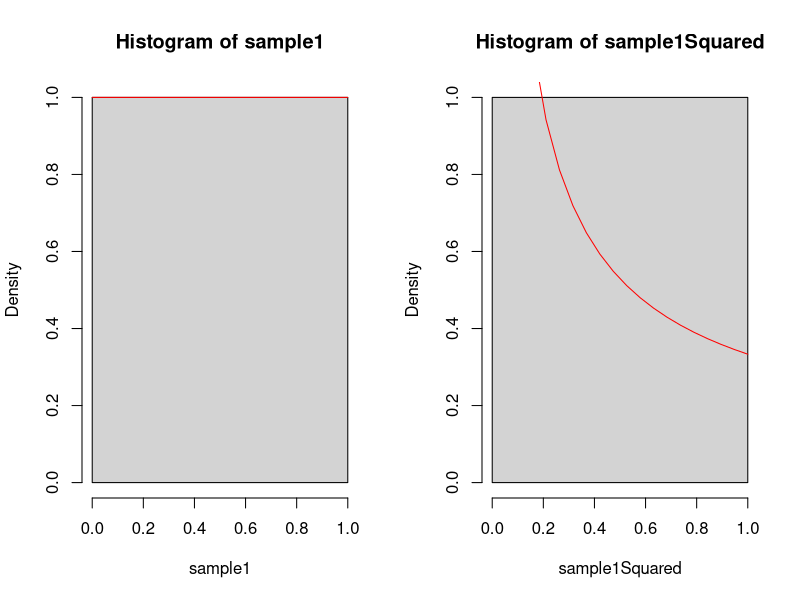
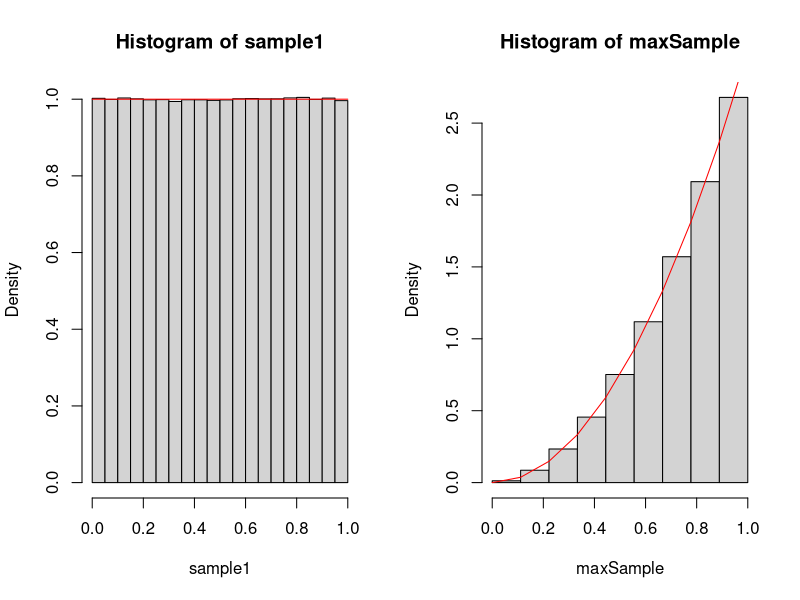

The R source for these figures, in order:
#Generate Functions of Random Variables 

#Goal: Sample random variables, take functions of them and show
#      that the results match our calculations.

#########################################
# Part 1: Square a Uniform Distribution #
#########################################

#Determine the Number of Samples we will take.
NumSamples  = 2000

#What is the minimum and maximum range of our Uniform Distribution
MinValue = 0
MaxValue = 1

###################################################
# Sample a Uniformly Distributed Random Variables #
###################################################

sample1=runif(NumSamples,MinValue,MaxValue)
sample1Squared = sample1^3;

########################################
# Creating X and Y Ranges for Plotting #
########################################

numXCoords  = 20;
xRangeOrig  = seq(MinValue,MaxValue,length.out=numXCoords);
pdfOriginal = rep(1,numXCoords);

xRangeSquared = seq(MinValue^2,MaxValue^2,length.out=numXCoords);
pdfSquared    = 1/3*xRangeSquared^(-2/3)
  
####################################################
# Generate Histograms of our Sample and its Square #
####################################################

par(mfrow=c(1,2))    # set the plotting area into a 1*2 array

#Histogram of the Original Sample
hist(sample1,breaks=c(MinValue:MaxValue),probability= TRUE)
lines(xRangeOrig, pdfOriginal,col='red')

#Generate a histogram the squares
hist(sample1Squared,breaks=MaxValue*c(MinValue:MaxValue),probability=TRUE)
lines(xRangeSquared, pdfSquared,col='red')

##########################################################
# Part 2: Maximum of Two Different Uniform Distributions #
##########################################################

#Determine the Number of Samples we will take.
NumSamples  = 2000000

#What is the minimum and maximum range of our Uniform Distribution
MinValue = 0
MaxValue = 1

###################################################
# Sample a Uniformly Distributed Random Variables #
###################################################

sample1=runif(NumSamples,MinValue,MaxValue)
sample2=runif(NumSamples,MinValue,MaxValue)
sample3 = runif(NumSamples,MinValue,MaxValue)

#Parallel Minimum (there is also a pmax to take the max)
maxSample = pmax(sample1,sample2,sample3)


########################################
# Creating X and Y Ranges for Plotting #
########################################

numXCoords  = 10;
xRange      = seq(MinValue,MaxValue,length.out=numXCoords);
pdfOriginal = rep(1/1,numXCoords);

pdfMin    = 3*(xRange)^2

####################################################
# Generate Histograms of our Sample and its Square #
####################################################

par(mfrow=c(1,2))    # set the plotting area into a 1*2 array

#Histogram of the Original Sample
hist(sample1,probability= TRUE)
lines(xRange,pdfOriginal,col='red')

#Generate a histogram the squares
hist(maxSample,breaks=xRange,probability=TRUE)
lines(xRange, pdfMin,col='red')

